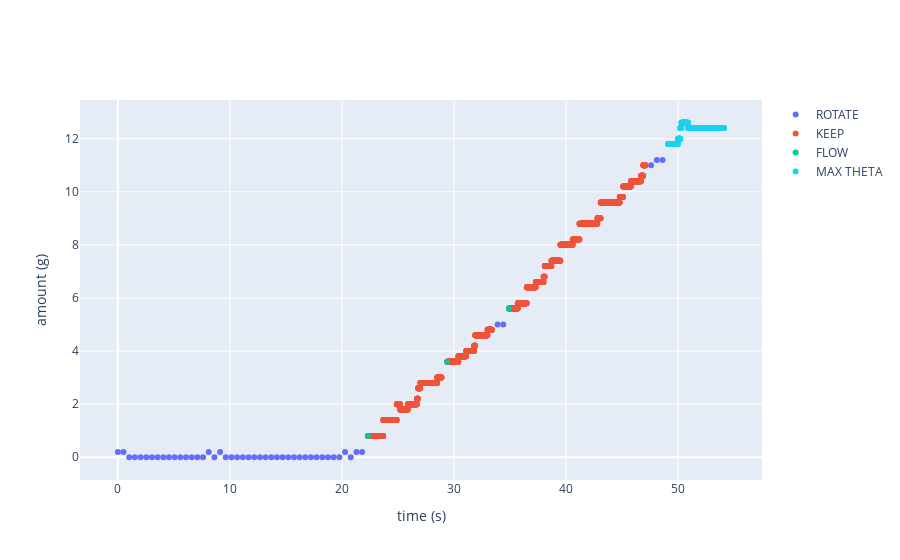
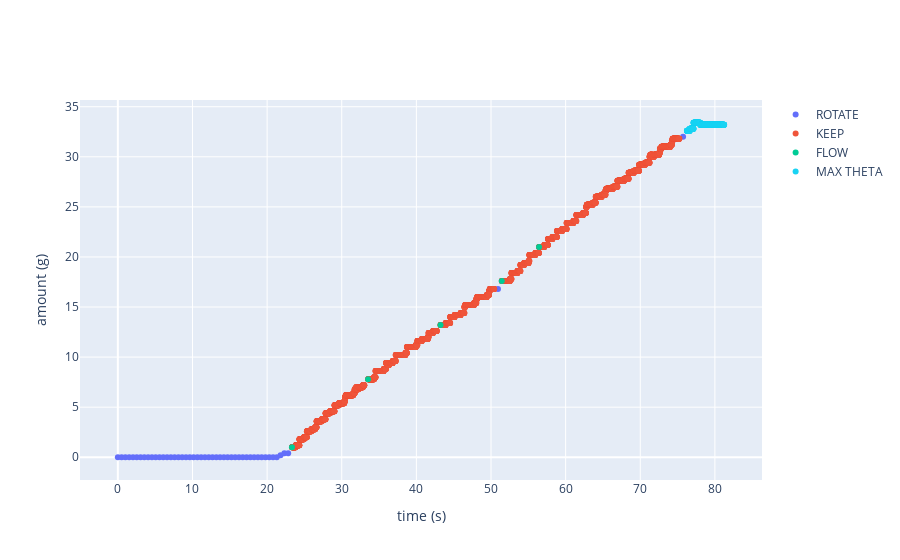

Here is the notebook cell these charts were saved with, in order:
### Markdown cell above
## Tip, 6mm

### Code cell
plot(log_dfs[0], vis_angle=False)
plot(log_dfs[1], vis_angle=False)

### Figure 1 — Plotly figure (JSON) as saved in the notebook; plotly's stock layout.template omitted (floating-point values rounded to 4 significant figures; data arrays with more than 128 entries replaced by an {"elided": "..."} marker saying what was removed)
{"data": [{"mode": "markers", "name": "ROTATE", "type": "scatter", "x": [6.104e-05, 0.506, 1.011, 1.519, 2.028, 2.535, 3.041, 3.548, 4.055, 4.561, 5.068, 5.574, 6.082, 6.587, 7.095, 7.601, 8.108, 8.617, 9.124, 9.632, 10.14, 10.64, 11.15, 11.66, 12.17, 12.67, 13.18, 13.69, 14.2, 14.7, 15.21, 15.72, 16.23, 16.73, 17.24, 17.75, 18.25, 18.76, 19.27, 19.77, 20.28, 20.79, 21.29, 21.8, 33.89, 34.4, 47.59, 48.1, 48.6], "y": [0.2, 0.2, 0, 0, 0, 0, 0, 0, 0, 0, 0, 0, 0, 0, 0, 0, 0.2, 0, 0.2, 0, 0, 0, 0, 0, 0, 0, 0, 0, 0, 0, 0, 0, 0, 0, 0, 0, 0, 0, 0, 0, 0.2, 0, 0.2, 0.2, 5, 5, 11, 11.2, 11.2]}, {"mode": "markers", "name": "KEEP", "type": "scatter", "x": {"elided": "2273 float values"}, "y": {"elided": "2273 float values"}}, {"mode": "markers", "name": "FLOW", "type": "scatter", "x": [22.31, 29.39, 34.9], "y": [0.8, 3.6, 5.6]}, {"mode": "markers", "name": "MAX TIME", "type": "scatter", "x": [], "y": []}, {"mode": "markers", "name": "MAX AMOUNT", "type": "scatter", "x": [], "y": []}, {"mode": "markers", "name": "MAX THETA", "type": "scatter", "x": {"elided": "500 float values"}, "y": {"elided": "500 float values"}}, {"mode": "markers", "name": "SHAKE", "type": "scatter", "x": [], "y": []}, {"mode": "markers", "name": "Exception", "type": "scatter", "x": [], "y": []}], "layout": {"xaxis": {"title": {"text": "time (s)"}}, "yaxis": {"title": {"text": "amount (g)"}}}}

### Figure 2 — Plotly figure (JSON) as saved in the notebook; plotly's stock layout.template omitted (floating-point values rounded to 4 significant figures; data arrays with more than 128 entries replaced by an {"elided": "..."} marker saying what was removed)
{"data": [{"mode": "markers", "name": "ROTATE", "type": "scatter", "x": [6.199e-05, 0.5044, 1.01, 1.52, 2.028, 2.535, 3.043, 3.55, 4.057, 4.564, 5.073, 5.581, 6.087, 6.595, 7.101, 7.609, 8.116, 8.624, 9.132, 9.639, 10.15, 10.65, 11.16, 11.67, 12.18, 12.68, 13.19, 13.69, 14.2, 14.71, 15.22, 15.73, 16.23, 16.74, 17.25, 17.75, 18.26, 18.77, 19.28, 19.78, 20.29, 20.8, 21.3, 21.81, 22.31, 22.82, 50.93, 75.74], "y": [0, 0, 0, 0, 0, 0, 0, 0, 0, 0, 0, 0, 0, 0, 0, 0, 0, 0, 0, 0, 0, 0, 0, 0, 0, 0, 0, 0, 0, 0, 0, 0, 0, 0, 0, 0, 0, 0, 0, 0, 0, 0, 0, 0.2, 0.4, 0.4, 16.8, 32]}, {"mode": "markers", "name": "KEEP", "type": "scatter", "x": {"elided": "4983 float values"}, "y": {"elided": "4983 float values"}}, {"mode": "markers", "name": "FLOW", "type": "scatter", "x": [23.33, 33.53, 43.23, 51.44, 56.43], "y": [1, 7.8, 13.2, 17.6, 21]}, {"mode": "markers", "name": "MAX TIME", "type": "scatter", "x": [], "y": []}, {"mode": "markers", "name": "MAX AMOUNT", "type": "scatter", "x": [], "y": []}, {"mode": "markers", "name": "MAX THETA", "type": "scatter", "x": {"elided": "500 float values"}, "y": {"elided": "500 float values"}}, {"mode": "markers", "name": "SHAKE", "type": "scatter", "x": [], "y": []}, {"mode": "markers", "name": "Exception", "type": "scatter", "x": [], "y": []}], "layout": {"xaxis": {"title": {"text": "time (s)"}}, "yaxis": {"title": {"text": "amount (g)"}}}}
